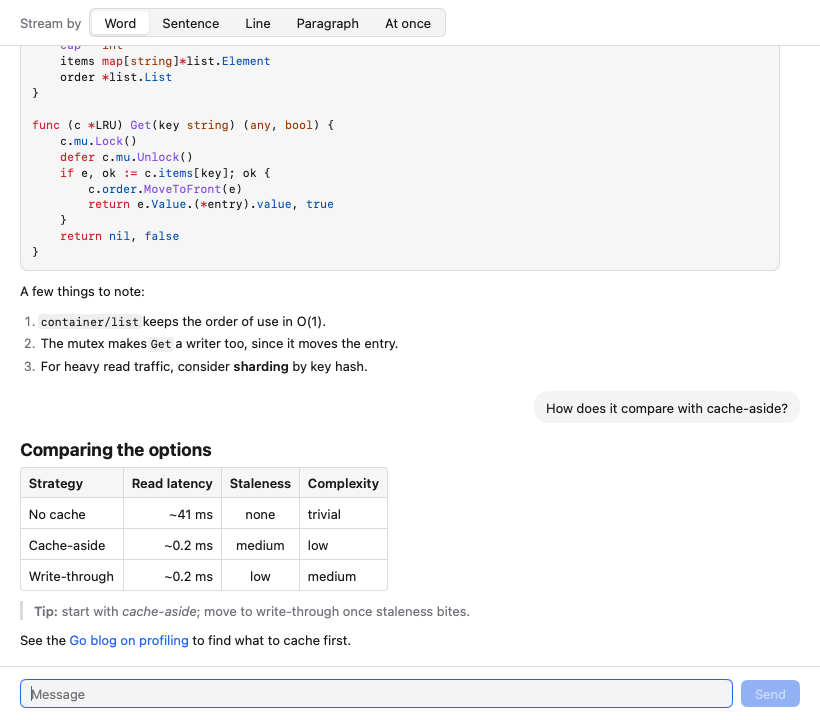
#> input picture docs/domains/calibration/examples/markdown-chat.png, 820 x 720 px, found by its file name
$ python compare-screens.py
#> lines starting #> are read from the running program, lines starting #| are printed output that depends on the picture
#!/usr/bin/env python3
"""三屏并排：左边是**官方示例的真实切片**，右边是我们同尺寸的切片（UI-24）。

    python3 scripts/compare-screens.py

参照物只从 docs/domains/calibration/examples/ 的官方示例渲染里裁，不再自造参照屏。
每张图左上角写明来源文件与裁剪坐标，图名与坐标同时写进 docs/domains/U0-control-baseline.md。
"""
import os

from PIL import Image, ImageDraw

BASE = "docs/domains/screens"
EX = "docs/domains/calibration/examples"
GAP = 20
HEAD = 34


def crop(path, box):
#> called with box = (14, 236, 800, 700)
    img = Image.open(path).convert("RGB")
#> img is the input picture: PIL image 820x720 RGB; mean R, G, B 245.6, 245.7, 246.7
    x0, y0, x1, y1 = box
    return img.crop((x0, y0, min(x1, img.width), min(y1, img.height)))
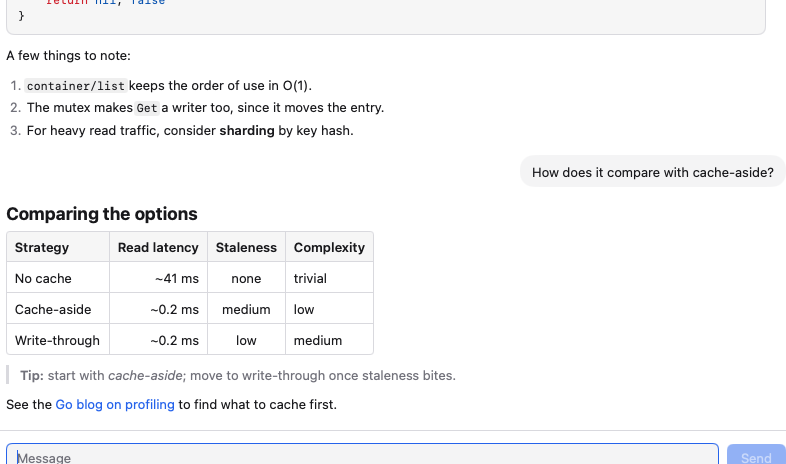
#> returned value: PIL image 786x464 RGB; mean R, G, B 246.3, 246.6, 247.4


def compose(name, title, left_path, left_box, right_path, right_box):
    left = crop(left_path, left_box)
    right = crop(right_path, right_box)
    h = max(left.height, right.height)
    w = left.width + GAP + right.width
    out = Image.new("RGB", (w, h + HEAD), (250, 250, 251))
    out.paste(left, (0, HEAD))
    out.paste(right, (left.width + GAP, HEAD))
    d = ImageDraw.Draw(out)
    d.text((8, 6), f"{title}", fill=(35, 35, 40))
    d.text((8, 19), f"左：{os.path.basename(left_path)} {left_box}   右：{os.path.basename(right_path)} {right_box}",
           fill=(110, 110, 116))
    path = os.path.join(BASE, "baseline", f"compare-{name}.png")
    out.save(path)
    print(f"{path}  {out.width}×{out.height}  左 {os.path.basename(left_path)}{left_box} / 右 {os.path.basename(right_path)}{right_box}")


def main():
    os.makedirs(os.path.join(BASE, "baseline"), exist_ok=True)
    # 主界面·默认态：两边尽量同构——标题、列表、行内代码、代码块、引用、表格、
    # 链接都出现，差异只剩"我们的块样式对不对"。
    compose("default", "主界面 · 默认态：Markdown 块级排版（标题 / 列表 / 代码 / 引用 / 表格 / 链接）",
            os.path.join(EX, "markdown-chat.png"), (14, 236, 800, 700),
            os.path.join(BASE, "variant-rich.png"), (272, 120, 1058, 584))
    # 等待审批：官方 permissionflow 的卡片行 + 右侧按钮组，对我们的审批卡。
    compose("waiting", "等待审批：卡片行 + 右侧按钮组",
            os.path.join(EX, "permissionflow.png"), (8, 80, 512, 340),
            os.path.join(BASE, "state-waiting.png"), (272, 700, 776, 900))
    # 设置·外观：官方 gallery-overview 的页面标题 + 卡片，对我们的设置内容区。
    compose("settings", "设置 · 外观：页面标题 + 分组",
            os.path.join(EX, "gallery-overview.png"), (220, 40, 720, 340),
            os.path.join(BASE, "variant-settings.png"), (256, 20, 756, 320))


if __name__ == "__main__":
#> (the run stopped early here; a loop or call above may not have finished)
